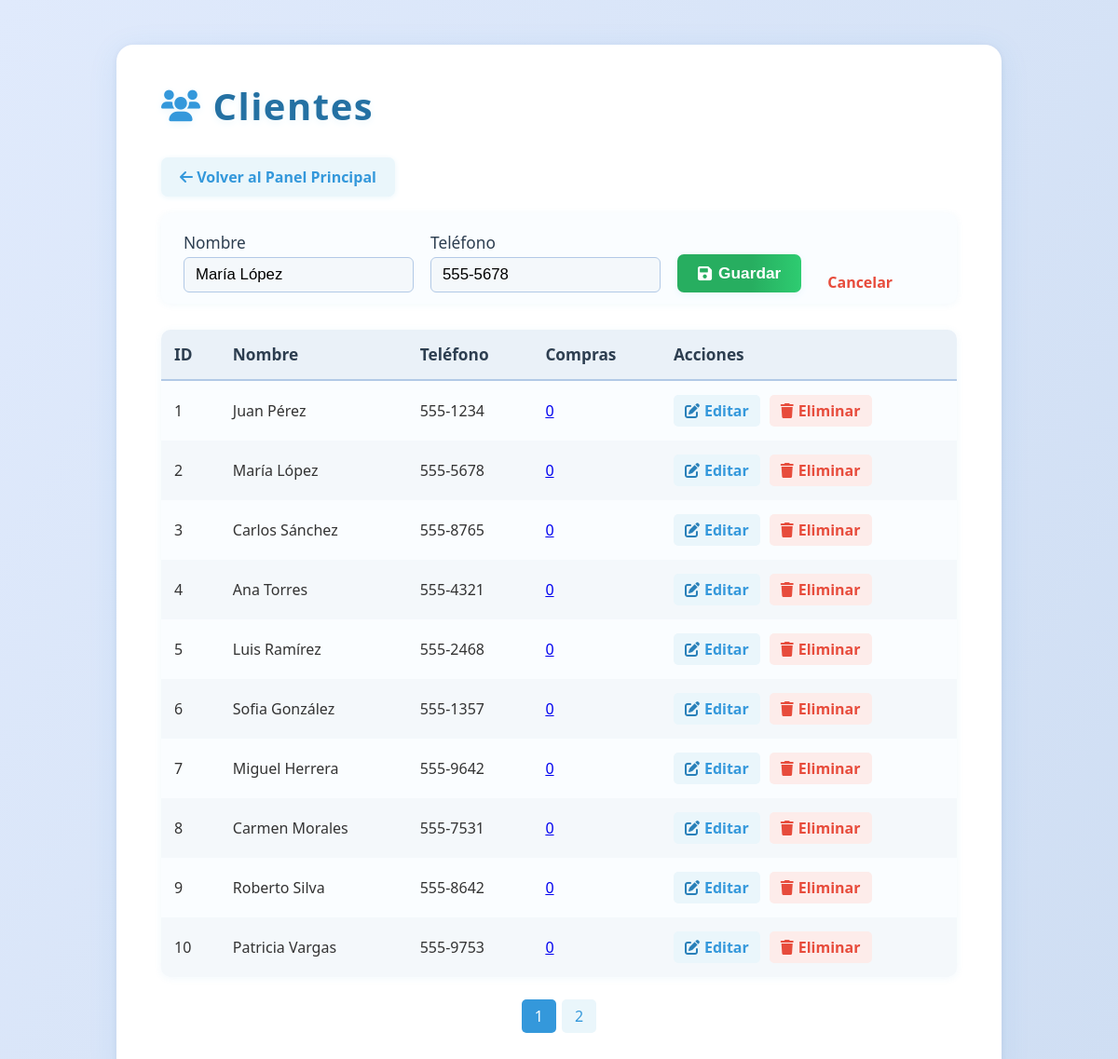
The page /Views/clientes/index.php?editar=2 (signed in) on the database its author committed.
### tables this page shows
CREATE TABLE IF NOT EXISTS clientes (
    id INT AUTO_INCREMENT PRIMARY KEY,
    nombre VARCHAR(100) NOT NULL,
    telefono VARCHAR(20) NOT NULL
);

### Views/clientes/index.php (the view, shortened to what this page needs)
<?php
$db = Database::getInstance()->getConnection();
$clientes = [];
$result = $db->query('SELECT * FROM clientes ORDER BY id ASC');
while ($row = $result->fetch_assoc()) {
    $clientes[] = $row;
}
$compras_clientes = $_SESSION['compras_clientes'];
$porPagina = 10;
$totalClientes = count($clientes);
$totalPaginas = ceil($totalClientes / $porPagina);
$paginaActual = isset($_GET['pagina']) ? max(1, intval($_GET['pagina'])) : 1;
$inicio = ($paginaActual - 1) * $porPagina;
$clientesPagina = array_slice($clientes, $inicio, $porPagina);
$editando = false;
$clienteEditar = null;
if (isset($_GET['editar'])) {
    $editando = true;
    $idEditar = intval($_GET['editar']);
    foreach ($clientes as $c) {
        if ($c['id'] == $idEditar) {
            $clienteEditar = $c;
            break;
        }
    }
}
?>
<!DOCTYPE html>
<html lang="es">
<head>
    <link rel="stylesheet" href="/Assets/css/dashboard.css">
    <link rel="stylesheet" href="https://cdnjs.cloudflare.com/ajax/libs/font-awesome/6.0.0/css/all.min.css">
</head>
<body>
    <div class="clientes-container">
        <h1><i class="fa fa-users"></i> Clientes</h1>
        <a href="/puntoDeVenta/web/Views/dashboard/index.php" class="btn-back" style="display:inline-block;margin-bottom:18px;background:#eaf6fb;color:#3498db;padding:10px 20px;border-radius:7px;font-weight:600;text-decoration:none;box-shadow:0 1px 6px #eaf6fb;transition:background 0.2s;">
            <i class="fa fa-arrow-left"></i> Volver al Panel Principal
        </a>
        <?php if ($editando && $clienteEditar): ?>
        <form class="add-form" method="post" action="">
            <label>Nombre
                <input type="text" name="nombre" value="<?= htmlspecialchars($clienteEditar['nombre']) ?>" required>
            </label>
            <label>Teléfono
                <input type="text" name="telefono" value="<?= htmlspecialchars($clienteEditar['telefono']) ?>" required>
            </label>
            <button type="submit"><i class="fa fa-save"></i> Guardar</button>
            <a href="<?= $_SERVER['PHP_SELF'] ?>" style="margin-left:10px;color:#e74c3c;text-decoration:none;font-weight:600;">Cancelar</a>
        </form>
        <?php endif; ?>
        <table>
            <thead>
                <tr>
                    <th>ID</th>
                    <th>Nombre</th>
                    <th>Teléfono</th>
                    <th>Compras</th>
                    <th>Acciones</th>
                </tr>
            </thead>
            <tbody>
            <?php foreach ($clientesPagina as $cliente): ?>
                <tr>
                    <td><?= $cliente['id'] ?></td>
                    <td><?= htmlspecialchars($cliente['nombre']) ?></td>
                    <td><?= htmlspecialchars($cliente['telefono']) ?></td>
                    <td>
                        <?php $numCompras = isset($compras_clientes[$cliente['id']]) ? count($compras_clientes[$cliente['id']]) : 0; ?>
                        <a href="#" class="ver-compras" data-id="<?= $cliente['id'] ?>">
                            <?= $numCompras ?>
                        </a>
                    </td>
                    <td class="action-links">
                        <a href="?editar=<?= $cliente['id'] ?>"><i class="fa fa-edit"></i> Editar</a>
                        <a href="?eliminar=<?= $cliente['id'] ?>" onclick="return confirm('¿Eliminar este cliente?');"><i class="fa fa-trash"></i> Eliminar</a>
                    </td>
                </tr>
            <?php endforeach; ?>
            </tbody>
        </table>
        <?php if ($totalPaginas > 1): ?>
        <div class="pagination">
            <?php for ($i = 1; $i <= $totalPaginas; $i++): ?>
                <?php if ($i == $paginaActual): ?>
                    <span class="active" style="background:#3498db;color:#fff;padding:7px 14px;border-radius:5px;"> <?= $i ?> </span>
                <?php else: ?>
                    <a href="?pagina=<?= $i ?>" style="padding:7px 14px;border-radius:5px;color:#3498db;background:#eaf6fb;text-decoration:none;"> <?= $i ?> </a>
                <?php endif; ?>
            <?php endfor; ?>
        </div>
        <?php endif; ?>
    </div>
</body>
</html>

### Assets/css/dashboard.css (style rules this page uses)
* { margin: 0; padding: 0; box-sizing: border-box; }
body { font-family: 'Segoe UI', Tahoma, Geneva, Verdana, sans-serif; background: #f5f7fa; color: #333; overflow-x: hidden; }

### Views/clientes/index.php (style rules this page uses)
body { background: linear-gradient(120deg, #e0eafc 0%, #cfdef3 100%); font-family: 'Segoe UI', Arial, sans-serif; margin: 0; padding: 0; }
.clientes-container { max-width: 950px; margin: 48px auto 0 auto; background: #fff; border-radius: 18px; box-shadow: 0 6px 32px rgba(52, 152, 219, 0.10), 0 1.5px 6px rgba(44,62,80,0.07); padding: 38px 48px 48px 48px; position: relative; }
h1 { color: #2471a3; margin-bottom: 28px; font-size: 2.5rem; letter-spacing: 1.5px; text-shadow: 0 2px 8px #eaf6fb; display: flex; align-items: center; gap: 12px; }
h1 .fa-users { color: #3498db; font-size: 2.1rem; }
.add-form { margin-bottom: 28px; background: #fafdff; border-radius: 10px; padding: 20px 24px 12px 24px; box-shadow: 0 1px 8px rgba(52,152,219,0.07); display: flex; gap: 18px; align-items: flex-end; }
.add-form label { display: flex; flex-direction: column; font-weight: 500; color: #2d3e50; font-size: 1.08rem; }
.add-form input[type="text"] { padding: 8px 12px; border: 1.5px solid #b2c9e6; border-radius: 6px; font-size: 1.05rem; margin-top: 4px; background: #f4f8fb; transition: border 0.2s; }
.add-form button { background: linear-gradient(90deg, #27ae60 60%, #2ecc71 100%); color: #fff; border: none; padding: 10px 22px; border-radius: 7px; font-size: 1.08rem; font-weight: 600; cursor: pointer; box-shadow: 0 2px 8px #eaf6fb; transition: background 0.2s, transform 0.1s; display: flex; align-items: center; gap: 7px; }
table { width: 100%; border-collapse: separate; border-spacing: 0; background: #fafdff; border-radius: 10px; overflow: hidden; box-shadow: 0 1px 8px rgba(52,152,219,0.07); }
th, td { padding: 15px 14px; text-align: left; }
th { background: #eaf1f8; color: #2d3e50; font-weight: 700; border-bottom: 2.5px solid #b2c9e6; font-size: 1.08rem; }
tr:nth-child(even) { background: #f4f8fb; }
.action-links { display: flex; gap: 10px; }
.action-links a { display: inline-flex; align-items: center; gap: 5px; color: #3498db; text-decoration: none; font-weight: 600; padding: 6px 12px; border-radius: 5px; background: #eaf6fb; transition: background 0.2s, color 0.2s; }
.action-links a .fa-edit { color: #2980b9; }
.action-links a:last-child { color: #e74c3c; background: #fdecea; }
.action-links a:last-child .fa-trash { color: #e74c3c; }
.pagination { display: flex; justify-content: center; margin-top: 24px; gap: 6px; }
.pagination a, .pagination span { display: inline-block; padding: 7px 14px; border-radius: 5px; background: #eaf1f8; color: #2471a3; text-decoration: none; font-weight: 500; transition: background 0.2s, color 0.2s; }
.pagination .active { background: #3498db; color: #fff; pointer-events: none; }

### rows shown on the page
clientes: nombre "María López", telefono "555-5678", id "2", id "0"
clientes: id "1", nombre "Juan Pérez", telefono "555-1234", id "0"
clientes: id "3", nombre "Carlos Sánchez", telefono "555-8765", id "0"
clientes: id "4", nombre "Ana Torres", telefono "555-4321", id "0"
clientes: id "5", nombre "Luis Ramírez", telefono "555-2468", id "0"
clientes: id "6", nombre "Sofia González", telefono "555-1357", id "0"
clientes: id "7", nombre "Miguel Herrera", telefono "555-9642", id "0"
clientes: id "8", nombre "Carmen Morales", telefono "555-7531", id "0"
clientes: id "9", nombre "Roberto Silva", telefono "555-8642", id "0"
clientes: id "10", nombre "Patricia Vargas", telefono "555-9753", id "0"
